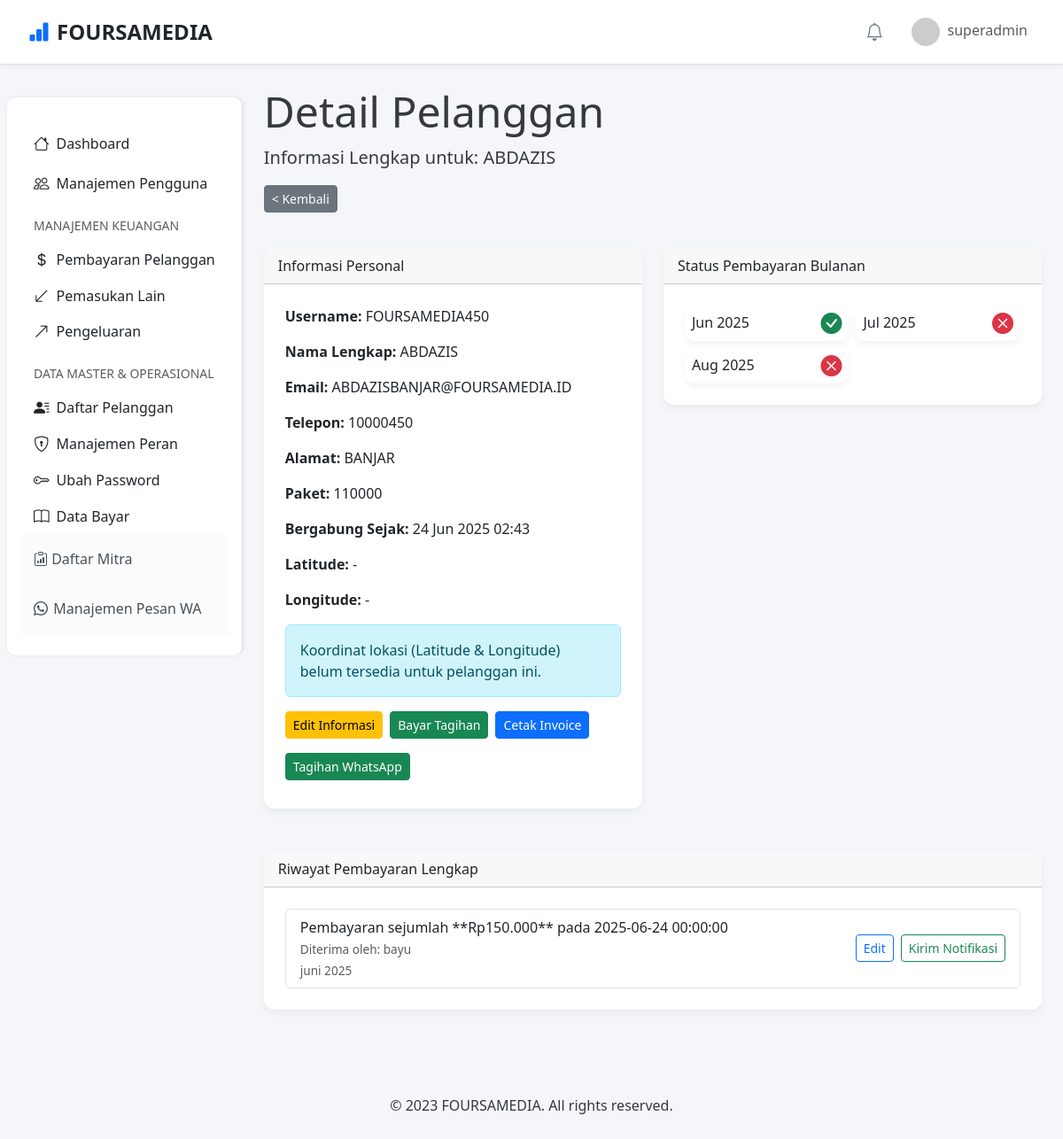
The page /customer_details.php?id=5442 (signed in) on the database its author committed.
### tables this page shows
CREATE TABLE `users` (
  `id` int(11) NOT NULL AUTO_INCREMENT,
  `name` varchar(255) NOT NULL,
  `email` varchar(255) NOT NULL,
  `username` varchar(100) DEFAULT NULL,
  `password` varchar(255) NOT NULL,
  `role_id` int(11) NOT NULL,
  `created_at` timestamp NULL DEFAULT current_timestamp(),
  `phone` varchar(20) DEFAULT NULL,
  `address` varchar(255) DEFAULT NULL,
  `latitude` decimal(10,8) DEFAULT NULL,
  `longitude` decimal(11,8) DEFAULT NULL,
  `paket` varchar(20) DEFAULT NULL,
  PRIMARY KEY (`id`),
  UNIQUE KEY `email` (`email`),
  UNIQUE KEY `username` (`username`),
  KEY `role_id` (`role_id`),
  CONSTRAINT `users_ibfk_1` FOREIGN KEY (`role_id`) REFERENCES `roles` (`id`) ON UPDATE CASCADE
);

CREATE TABLE `payments` (
  `id` int(11) NOT NULL AUTO_INCREMENT,
  `user_id` int(11) NOT NULL,
  `amount` decimal(10,2) NOT NULL,
  `payment_date` datetime DEFAULT current_timestamp(),
  `description` varchar(255) DEFAULT NULL,
  `input_by_user_id` int(11) DEFAULT NULL,
  `payment_method` varchar(50) NOT NULL DEFAULT 'Cash',
  `reference_number` varchar(255) DEFAULT NULL,
  `created_at` timestamp NULL DEFAULT current_timestamp(),
  `updated_at` timestamp NULL DEFAULT current_timestamp() ON UPDATE current_timestamp(),
  PRIMARY KEY (`id`),
  KEY `user_id` (`user_id`),
  KEY `fk_input_by_user` (`input_by_user_id`),
  CONSTRAINT `fk_input_by_user` FOREIGN KEY (`input_by_user_id`) REFERENCES `users` (`id`) ON DELETE SET NULL,
  CONSTRAINT `payments_ibfk_1` FOREIGN KEY (`user_id`) REFERENCES `users` (`id`) ON DELETE CASCADE ON UPDATE CASCADE
);

### public/customer_details.php (the view, shortened to what this page needs)
<?php
require_once '../includes/db_connect.php';
$user_id_from_url = $_GET['id'] ?? 0;
$current_role = $_SESSION['role_name'] ?? '';
$customer = null;
$stmt = $conn->prepare("SELECT id, username, name, email, phone, address, latitude, longitude, paket, created_at FROM users WHERE id = ?");
if ($stmt) {
    $stmt->bind_param("i", $user_id_from_url);
    $stmt->execute();
    $result = $stmt->get_result();
    if ($result->num_rows > 0) {
        $customer = $result->fetch_assoc();
    }
}
$payments_by_month = [];
$stmt_payments_all = $conn->prepare("SELECT payment_date FROM payments WHERE user_id = ? ORDER BY payment_date ASC");
$stmt_payments_all->bind_param("i", $user_id_from_url);
$stmt_payments_all->execute();
$result_payments_all = $stmt_payments_all->get_result();
while ($row = $result_payments_all->fetch_assoc()) {
    $payment_date = new DateTime($row['payment_date']);
    $month_year = $payment_date->format('Y-m');
    $payments_by_month[$month_year] = true;
}
$monthly_payment_status = [];
$customer_start_date_str = $customer['created_at'];
try {
    $customer_start_datetime = new DateTime($customer_start_date_str);
} catch (Exception $e) {
    $customer_start_datetime = new DateTime(date('Y-01-01'));
}
$current_datetime = new DateTime();
$period_start = new DateTime($customer_start_datetime->format('Y-m-01'));
$period_end = new DateTime($current_datetime->format('Y-m-t'));
while ($period_start <= $period_end) {
    $month_year_key = $period_start->format('Y-m');
    $status_paid = isset($payments_by_month[$month_year_key]);
    $monthly_payment_status[$month_year_key] = [
        'month_name' => $period_start->format('M Y'),
        'paid'       => $status_paid
    ];
    $period_start->modify('+1 month');
}
$payments = [];
$stmt_payments = $conn->prepare("
    SELECT
        p.id,
        p.amount,
        p.payment_date,
        p.description,
        p.payment_method,
        p.reference_number,
        p.created_at,
        u.name AS input_by_user_name
    FROM
        payments p
    LEFT JOIN
        users u ON p.input_by_user_id = u.id
    WHERE
        p.user_id = ?
    ORDER BY
        p.payment_date DESC
");
if ($stmt_payments) {
    $stmt_payments->bind_param("i", $user_id_from_url);
    $stmt_payments->execute();
    $result_payments = $stmt_payments->get_result();
    while ($row = $result_payments->fetch_assoc()) {
        $payments[] = $row;
    }
}
require_once '../includes/header.php';
?>
<link rel="stylesheet" href="https://cdn.jsdelivr.net/npm/bootstrap-icons@1.10.5/font/bootstrap-icons.css">
<link rel="stylesheet" href="https://unpkg.com/leaflet@1.9.4/dist/leaflet.css" />
<div class="d-flex" id="wrapper">
    <?php include_once '../includes/sidebar.php'; ?>
    <div id="page-content-wrapper" class="flex-grow-1">
        <div class="container-fluid px-4">
            <header class="mb-4">
                <h1 class="display-5">Detail Pelanggan</h1>
                <p class="lead">Informasi Lengkap untuk: <?php echo htmlspecialchars($customer['name']); ?></p>
                <?php if ($current_role === 'superadmin' || $current_role === 'admin' || $current_role === 'teknisi'): ?>
                    <a href="customers.php" class="btn btn-secondary btn-sm mb-3"> < Kembali</a>
                <?php endif; ?>
            </header>
            <div class="row">
                <div class="col-md-6">
                    <div class="card mb-4">
                        <div class="card-header">
                            Informasi Personal
                        </div>
                        <div class="card-body">
                            <p><strong>Username:</strong> <?php echo htmlspecialchars($customer['username']); ?></p>
                            <p><strong>Nama Lengkap:</strong> <?php echo htmlspecialchars($customer['name']); ?></p>
                            <p><strong>Email:</strong> <?php echo htmlspecialchars($customer['email']); ?></p>
                            <p><strong>Telepon:</strong> <span id="customer_phone_number"><?php echo htmlspecialchars($customer['phone'] ?? '-'); ?></span></p>
                            <p><strong>Alamat:</strong> <?php echo htmlspecialchars($customer['address'] ?? '-'); ?></p>
                            <p><strong>Paket:</strong> <?php echo htmlspecialchars($customer['paket'] ?? '-'); ?></p>
                            <p><strong>Bergabung Sejak:</strong> <?php echo htmlspecialchars((new DateTime($customer['created_at']))->format('d M Y H:i')); ?></p>
                            <p><strong>Latitude:</strong> <?php echo htmlspecialchars($customer['latitude'] ?? '-'); ?></p>
                            <p><strong>Longitude:</strong> <?php echo htmlspecialchars($customer['longitude'] ?? '-'); ?></p>
                            <?php if (!empty($customer['latitude']) && !empty($customer['longitude'])): ?>
                                <div class="mb-3">
                                    <label class="form-label">Lokasi Pelanggan di Peta:</label>
                                    <div id="mapid"></div>
                                </div>
                            <?php else: ?>
                                <div class="alert alert-info mt-3" role="alert">
                                    Koordinat lokasi (Latitude & Longitude) belum tersedia untuk pelanggan ini.
                                </div>
                            <?php endif; ?>
                            <?php if ($current_role === 'superadmin' || $current_role === 'admin' || $current_role === 'teknisi'): ?>
                                <div class="d-flex flex-wrap gap-2 mt-3">
                                    <a href="edit_user.php?id=<?php echo htmlspecialchars($customer['id']); ?>" class="btn btn-warning btn-sm mb-2">Edit Informasi</a>
                                    <a href="add_payment.php?customer_id=<?php echo htmlspecialchars($customer['id']); ?>" class="btn btn-success btn-sm mb-2">Bayar Tagihan</a>
                                    <button type="button" class="btn btn-primary btn-sm mb-2" data-bs-toggle="modal" data-bs-target="#printInvoiceModal">Cetak Invoice</button>
                                    <?php if (!empty($customer['phone'])): ?>
                                        <button type="button" class="btn btn-success btn-sm mb-2" id="sendBillingWhatsappBtn">
                                            <i class="fab fa-whatsapp"></i> Tagihan WhatsApp
                                        </button>
                                    <?php else: ?>
                                        <div class="alert alert-warning mt-3">Nomor telepon pelanggan tidak tersedia untuk mengirim pesan WhatsApp.</div>
                                    <?php endif; ?>
                                </div>
                            <?php endif; ?>
                        </div>
                    </div>
                </div>
                <div class="col-md-6">
                    <div class="card mb-4">
                        <div class="card-header">
                            Status Pembayaran Bulanan
                        </div>
                        <div class="card-body">
                            <?php if (empty($monthly_payment_status)): ?>
                                <p class="text-muted">Tidak ada data status pembayaran bulanan yang tersedia.</p>
                            <?php else: ?>
                                <div class="row row-cols-1 row-cols-sm-2 row-cols-md-2 row-cols-lg-2 g-2">
                                    <?php foreach ($monthly_payment_status as $month_data): ?>
                                        <div class="col">
                                            <div class="card h-100 <?= $month_data['paid'] ? 'border-success' : 'border-danger' ?>">
                                                <div class="card-body d-flex justify-content-between align-items-center p-2">
                                                    <h6 class="card-title mb-0 fs-6"><?= htmlspecialchars($month_data['month_name']) ?></h6>
                                                    <?php if ($month_data['paid']): ?>
                                                        <i class="bi bi-check-circle-fill text-success fs-4" title="Sudah Dibayar"></i>
                                                    <?php else: ?>
                                                        <i class="bi bi-x-circle-fill text-danger fs-4" title="Belum Dibayar"></i>
                                                    <?php endif; ?>
                                                </div>
                                            </div>
                                        </div>
                                    <?php endforeach; ?>
                                </div>
                            <?php endif; ?>
                        </div>
                    </div>
                </div>
            </div>
            <div class="row mt-4">
                <div class="col-12">
                    <div class="card mb-4">
                        <div class="card-header">
                            Riwayat Pembayaran Lengkap
                        </div>
                        <div class="card-body">
                            <?php if (!empty($payments)): ?>
                                <ul class="list-group">
                                    <?php foreach ($payments as $payment): ?>
                                        <li class="list-group-item d-flex justify-content-between align-items-center flex-wrap">
                                            <div>
                                                Pembayaran sejumlah **Rp<?php echo number_format($payment['amount'], 0, ',', '.'); ?>** pada <?php echo htmlspecialchars($payment['payment_date']); ?>
                                                <?php if (!empty($payment['input_by_user_name'])): ?>
                                                    <br><small class="text-muted">Diterima oleh: <?php echo htmlspecialchars($payment['input_by_user_name']); ?></small>
                                                <?php else: ?>
                                                    <br><small class="text-muted">Diterima oleh: Tidak Diketahui</small>
                                                <?php endif; ?>
                                                <br><small class="text-muted"><?php echo htmlspecialchars($payment['description']); ?></small>
                                            </div>
                                            <?php if ($current_role === 'superadmin' || $current_role === 'admin' || $current_role === 'teknisi'): ?>
                                                <div class="d-flex gap-2 mt-2 mt-sm-0">
                                                    <a href="edit_payment.php?id=<?php echo htmlspecialchars($payment['id']); ?>" class="btn btn-outline-primary btn-sm">Edit</a>
                                                    <?php if (!empty($customer['phone'])): ?>
                                                        <button type="button" class="btn btn-outline-success btn-sm send-payment-whatsapp"
    data-phone="<?php echo htmlspecialchars($customer['phone']); ?>"
    data-customer-name="<?php echo htmlspecialchars($customer['name']); ?>"
    data-invoice-number="INV-<?php echo htmlspecialchars($payment['id']); ?>"
    data-amount="<?php echo htmlspecialchars($payment['amount']); ?>"
    data-payment-date="<?php echo htmlspecialchars($payment['payment_date']); ?>"
    data-payment-method="<?php echo htmlspecialchars($payment['payment_method'] ?? 'Transfer'); ?>"
    data-reference-number="<?php echo htmlspecialchars($payment['reference_number'] ?? '-'); ?>"
    data-description="<?php echo htmlspecialchars($payment['description'] ?? '-'); ?>">
    <i class="fab fa-whatsapp"></i> Kirim Notifikasi
</button>                                                    <?php endif; ?>
                                                </div>
                                            <?php endif; ?>
                                        </li>
                                    <?php endforeach; ?>
                                </ul>
                            <?php else: ?>
                                <p class="text-muted">Belum ada riwayat pembayaran.</p>
                            <?php endif; ?>
                        </div>
                    </div>
                </div>
            </div>
        </div>
    </div>
</div>
<?php require_once '../includes/footer.php'; ?>

### rows shown on the page
users: name "ABDAZIS", username "FOURSAMEDIA450", email "ABDAZISBANJAR@FOURSAMEDIA.ID", phone "10000450", address "BANJAR", paket "110000", created_at "24 Jun 2025 02:43", latitude "-", longitude "-"
payments: amount "150.000", payment_date "2025-06-24 00:00:00", input_by_user.name "bayu", description "juni 2025"

### other values the page prints
$_SESSION['username'] "superadmin"
$month_data['month_name'] "Jun 2025"
$month_data['month_name'] "Jul 2025"
$month_data['month_name'] "Aug 2025"
